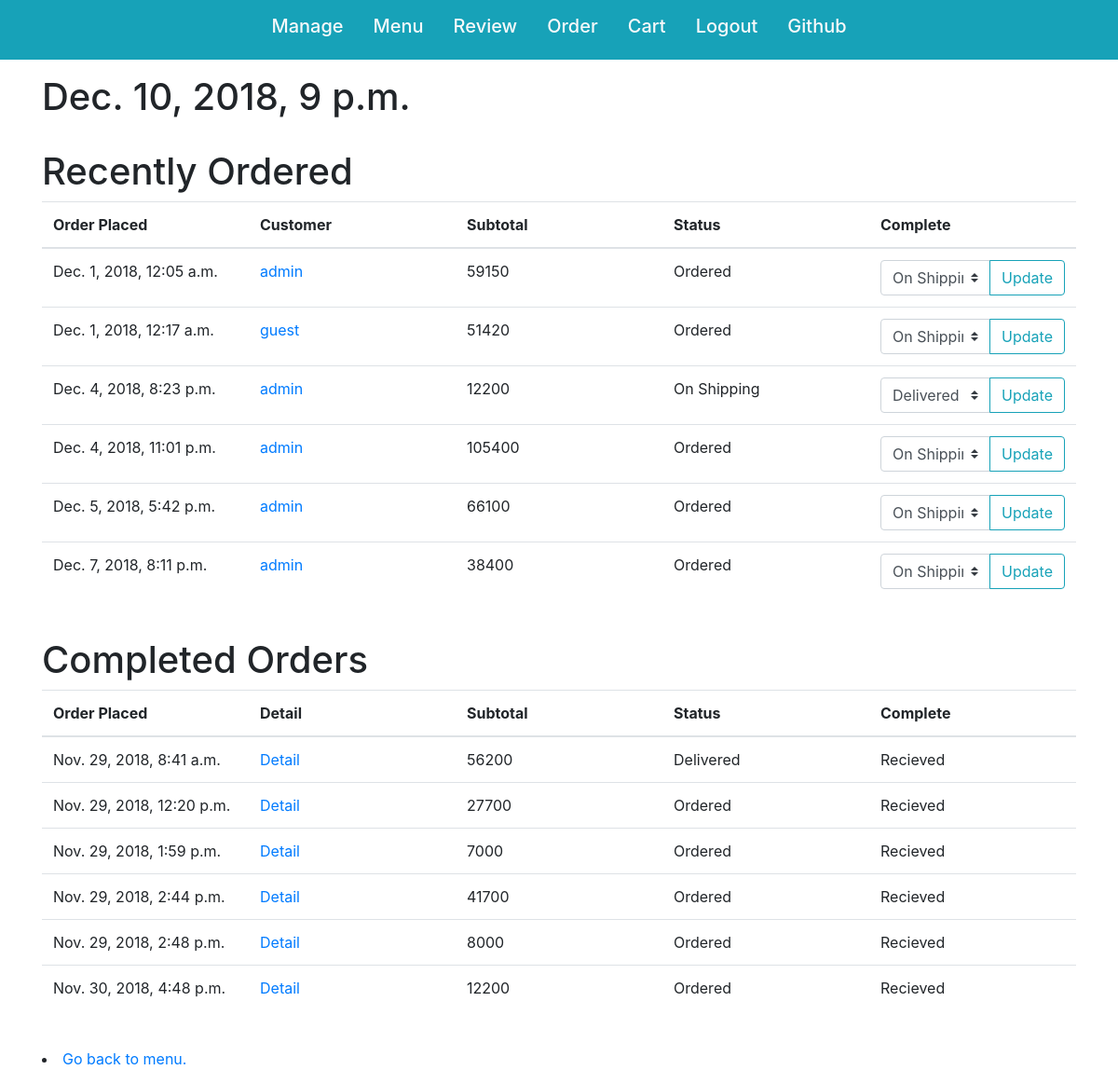
The page /manage/order (signed in) on the database as committed earlier.
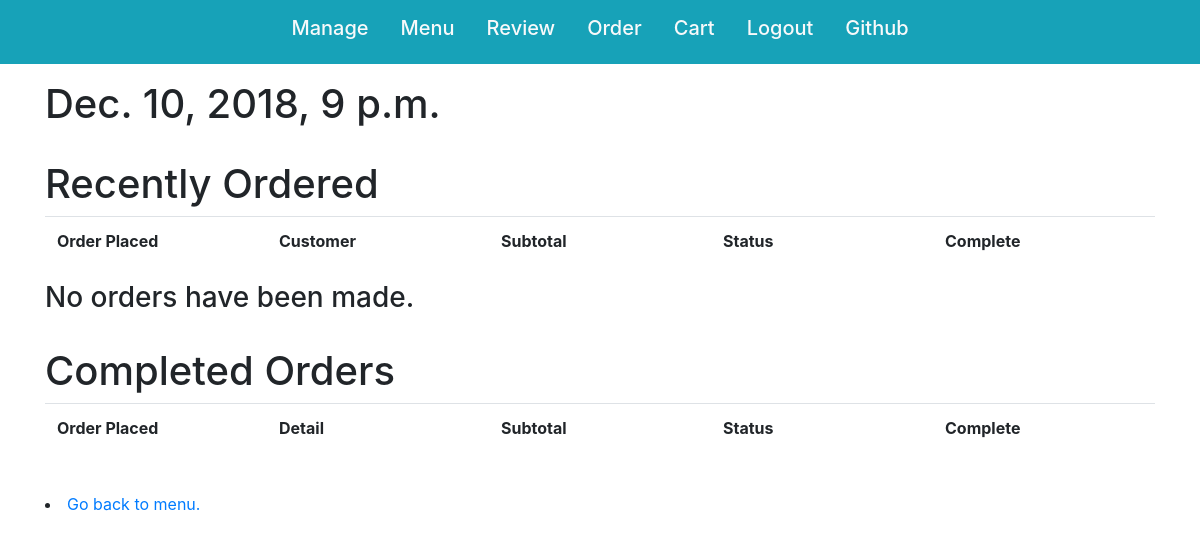
The same page on the database as committed later.
### orders/models.py (models this page shows, shortened)
class Order(models.Model):
    user = models.ForeignKey(User, on_delete=models.CASCADE, related_name='order')
    items = models.ManyToManyField(OrderItem, related_name='order')
    subtotal = models.IntegerField('Shipment Total', default=0)
    order_time = models.DateTimeField('Order placed', default=timezone.now)
    contact = models.CharField(max_length=100)
    billing_address = models.CharField(max_length=100)
    shipping_address = models.CharField(max_length=100)
    message = models.CharField(max_length=50, blank=True)
    ORDERED = 'Ordered'
    SHIPPING = 'On Shipping'
    DELIVERED = 'Delivered'
    STATUS_CHOCIES = (
        (ORDERED, 'Ordered'),
        (SHIPPING, 'On Shipping'),
        (DELIVERED, 'Delivered')
    )
    status = models.CharField(max_length=16, choices=STATUS_CHOCIES, default=ORDERED)
    recieved = models.BooleanField(default=False)

### orders/views.py (the view, shortened to what this page needs)
# urls.py: path('manage/order', views.ManageOrder.as_view(), name='manage_order'),
class ManageOrder(PermissionRequiredMixin, ListView):
    permission_required = 'orders.can_manage'
    model = Order
    template_name = 'orders/manageorder_list.html'
    def get_context_data(self, **kwargs):
        context = super().get_context_data(**kwargs)
        today = datetime.today()
        context["today"] = today
        context["orders"] = Order.objects.filter(order_time__day=today.day).order_by('-order_time')
        return context

### orders/templates/orders/manageorder_list.html (shortened to what this page needs)
{% extends "base_orders.html" %}
{% block head %}
{% load static %}
{% endblock %}
{% block content %}
<h1>{{ today }}</h1>
<br>
<h1>Recently Ordered</h1>
<table class="table">
    <colgroup>
        <col width="20%">
        <col width="20%">
        <col width="20%">
        <col width="20%">
        <col width="20%">
    </colgroup>
    <thread>
        <tr>
            <th>Order Placed</th>
            <th>Customer</th>
            <th>Subtotal</th>
            <th>Status</th>
            <th>Complete</th>
        </tr>
    </thread>
    <tbody>
        {% for order in order_list %}
        {% if not order.recieved %}
            <tr>
                <td>{{ order.order_time }}</td>
                <td><a href="{% url 'manage_order_detail' order.id %}">{{ order.user.username }}</a></td>
                <td>{{ order.subtotal }}</td>
                <td>{{ order.status }}</td>
                <td>
                    <form class="update_status" action="{% url 'manage_order' %}", method="POST">
                    <div class="input-group">
                        <select class="custom-select" name="status">
                            {% if order.status == 'Ordered' %}
                                <option selected value="On Shipping">On Shipping</option>
                            {% else %}
                                <option selected value="Delivered">Delivered</option>
                            {% endif %}
                        </select>
                        <div class="input-group-append">
                            <input class="btn btn-outline-info" type="submit" value="Update">
                        </div>
                    </div>
                    </form>
                </td>
            </tr>
        {% endif %}
        {% endfor %}
    </tbody>
</table>
{% if not order_list %}
<h3>No orders have been made.</h3>
{% endif %}
<br>
<h1>Completed Orders</h1>
<table class="table">
    <colgroup>
        <col width="20%">
        <col width="20%">
        <col width="20%">
        <col width="20%">
        <col width="20%">
    </colgroup>
    <thread>
        <tr>
            <th>Order Placed</th>
            <th>Detail</th>
            <th>Subtotal</th>
            <th>Status</th>
            <th>Complete</th>
        </tr>
    </thread>
    <tbody>
        {% for order in order_list %}
        {% if order.recieved %}
            <tr>
                <td>{{ order.order_time }}</td>
                <td><a href="{% url 'manage_order_detail' order.id %}">Detail</a></td>
                <td>{{ order.subtotal }}</td>
                <td>{{ order.status }}</td>
                <td>Recieved</td>
            </tr>
        {% endif %}
        {% endfor %}
    </tbody>
</table>
<br>
<li><a href="{% url 'index' %}">Go back to menu.</a></li>
{% endblock %}

Rows that differ between the two databases and show on the page:
removed Order: order_time "Dec. 1, 2018, 12:05 a.m.", user.username "admin", subtotal "59150", status "Ordered", status "On Shipping", shown under "Recently Ordered"
removed Order: order_time "Dec. 1, 2018, 12:17 a.m.", user.username "guest", subtotal "51420", status "Ordered", status "On Shipping", shown under "Recently Ordered"
removed Order: order_time "Dec. 4, 2018, 8:23 p.m.", user.username "admin", subtotal "12200", status "On Shipping", status "Delivered", shown under "Recently Ordered"
removed Order: order_time "Dec. 4, 2018, 11:01 p.m.", user.username "admin", subtotal "105400", status "Ordered", status "On Shipping", shown under "Recently Ordered"
removed Order: order_time "Dec. 5, 2018, 5:42 p.m.", user.username "admin", subtotal "66100", status "Ordered", status "On Shipping", shown under "Recently Ordered"
removed Order: order_time "Dec. 7, 2018, 8:11 p.m.", user.username "admin", subtotal "38400", status "Ordered", status "On Shipping", shown under "Recently Ordered"
removed Order: order_time "Nov. 29, 2018, 8:41 a.m.", subtotal "56200", status "Delivered", shown under "Completed Orders"
removed Order: order_time "Nov. 29, 2018, 12:20 p.m.", subtotal "27700", status "Ordered", shown under "Completed Orders"
removed Order: order_time "Nov. 29, 2018, 1:59 p.m.", subtotal "7000", status "Ordered", shown under "Completed Orders"
removed Order: order_time "Nov. 29, 2018, 2:44 p.m.", subtotal "41700", status "Ordered", shown under "Completed Orders"
removed Order: order_time "Nov. 29, 2018, 2:48 p.m.", subtotal "8000", status "Ordered", shown under "Completed Orders"
removed Order: order_time "Nov. 30, 2018, 4:48 p.m.", subtotal "12200", status "Ordered", shown under "Completed Orders"
Other text that changed with them:
text now shown: "No orders have been made."
